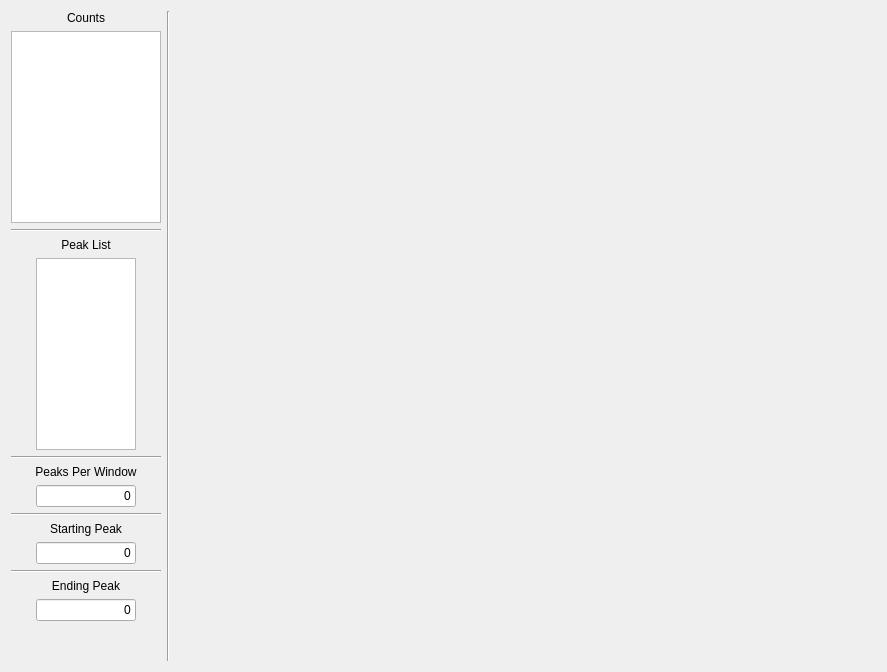
            <widget class="QWidget" name="subtab_peakdisplay">
             <attribute name="title">
              <string>Peak Display</string>
             </attribute>
             <layout class="QHBoxLayout" name="horizontalLayout_33">
              <item>
               <layout class="QVBoxLayout" name="verticalLayout_10">
                <item>
                 <widget class="QLabel" name="label_files_2">
                  <property name="sizePolicy">
                   <sizepolicy hsizetype="Preferred" vsizetype="Fixed">
                    <horstretch>0</horstretch>
                    <verstretch>0</verstretch>
                   </sizepolicy>
                  </property>
                  <property name="layoutDirection">
                   <enum>Qt::LeftToRight</enum>
                  </property>
                  <property name="text">
                   <string>Counts</string>
                  </property>
                  <property name="alignment">
                   <set>Qt::AlignCenter</set>
                  </property>
                 </widget>
                </item>
                <item>
                 <layout class="QHBoxLayout" name="horizontalLayout_counts">
                  <property name="spacing">
                   <number>7</number>
                  </property>
                  <item>
                   <widget class="QListView" name="listView_scattercounts">
                    <property name="sizePolicy">
                     <sizepolicy hsizetype="Maximum" vsizetype="Maximum">
                      <horstretch>0</horstretch>
                      <verstretch>0</verstretch>
                     </sizepolicy>
                    </property>
                    <property name="minimumSize">
                     <size>
                      <width>150</width>
                      <height>150</height>
                     </size>
                    </property>
                    <property name="maximumSize">
                     <size>
                      <width>150</width>
                      <height>200</height>
                     </size>
                    </property>
                   </widget>
                  </item>
                 </layout>
                </item>
                <item>
                 <widget class="Line" name="line_19">
                  <property name="orientation">
                   <enum>Qt::Horizontal</enum>
                  </property>
                 </widget>
                </item>
                <item>
                 <layout class="QVBoxLayout" name="verticalLayout_11">
                  <item>
                   <widget class="QLabel" name="label_files_3">
                    <property name="sizePolicy">
                     <sizepolicy hsizetype="Preferred" vsizetype="Fixed">
                      <horstretch>0</horstretch>
                      <verstretch>0</verstretch>
                     </sizepolicy>
                    </property>
                    <property name="layoutDirection">
                     <enum>Qt::LeftToRight</enum>
                    </property>
                    <property name="text">
                     <string>Peak List</string>
                    </property>
                    <property name="alignment">
                     <set>Qt::AlignCenter</set>
                    </property>
                   </widget>
                  </item>
                  <item>
                   <layout class="QHBoxLayout" name="horizontalLayout_peaklist">
                    <item>
                     <widget class="QListView" name="listView_scatterpeaklist">
                      <property name="enabled">
                       <bool>true</bool>
                      </property>
                      <property name="sizePolicy">
                       <sizepolicy hsizetype="Maximum" vsizetype="Maximum">
                        <horstretch>0</horstretch>
                        <verstretch>0</verstretch>
                       </sizepolicy>
                      </property>
                      <property name="minimumSize">
                       <size>
                        <width>0</width>
                        <height>0</height>
                       </size>
                      </property>
                      <property name="maximumSize">
                       <size>
                        <width>100</width>
                        <height>200</height>
                       </size>
                      </property>
                      <property name="layoutDirection">
                       <enum>Qt::LeftToRight</enum>
                      </property>
                     </widget>
                    </item>
                   </layout>
                  </item>
                  <item>
                   <widget class="Line" name="line_25">
                    <property name="orientation">
                     <enum>Qt::Horizontal</enum>
                    </property>
                   </widget>
                  </item>
                  <item>
                   <widget class="QLabel" name="label_files_4">
                    <property name="sizePolicy">
                     <sizepolicy hsizetype="Preferred" vsizetype="Fixed">
                      <horstretch>0</horstretch>
                      <verstretch>0</verstretch>
                     </sizepolicy>
                    </property>
                    <property name="layoutDirection">
                     <enum>Qt::LeftToRight</enum>
                    </property>
                    <property name="text">
                     <string>Peaks Per Window</string>
                    </property>
                    <property name="alignment">
                     <set>Qt::AlignCenter</set>
                    </property>
                   </widget>
                  </item>
                  <item>
                   <layout class="QHBoxLayout" name="horizontalLayout_peaksperwindow">
                    <item>
                     <widget class="QLineEdit" name="lineEdit_scatterpeaksperwindow">
                      <property name="sizePolicy">
                       <sizepolicy hsizetype="Fixed" vsizetype="Fixed">
                        <horstretch>0</horstretch>
                        <verstretch>0</verstretch>
                       </sizepolicy>
                      </property>
                      <property name="minimumSize">
                       <size>
                        <width>50</width>
                        <height>0</height>
                       </size>
                      </property>
                      <property name="maximumSize">
                       <size>
                        <width>100</width>
                        <height>16777215</height>
                       </size>
                      </property>
                      <property name="layoutDirection">
                       <enum>Qt::LeftToRight</enum>
                      </property>
                      <property name="text">
                       <string>0</string>
                      </property>
                      <property name="alignment">
                       <set>Qt::AlignRight|Qt::AlignTrailing|Qt::AlignVCenter</set>
                      </property>
                     </widget>
                    </item>
                   </layout>
                  </item>
                  <item>
                   <widget class="Line" name="line_20">
                    <property name="orientation">
                     <enum>Qt::Horizontal</enum>
                    </property>
                   </widget>
                  </item>
                  <item>
                   <widget class="QLabel" name="label_files_5">
                    <property name="sizePolicy">
                     <sizepolicy hsizetype="Preferred" vsizetype="Fixed">
                      <horstretch>0</horstretch>
                      <verstretch>0</verstretch>
                     </sizepolicy>
                    </property>
                    <property name="layoutDirection">
                     <enum>Qt::LeftToRight</enum>
                    </property>
                    <property name="text">
                     <string>Starting Peak</string>
                    </property>
                    <property name="alignment">
                     <set>Qt::AlignCenter</set>
                    </property>
                   </widget>
                  </item>
                  <item>
                   <layout class="QHBoxLayout" name="horizontalLayout_startingpeak">
                    <item>
                     <widget class="QLineEdit" name="lineEdit_scatterstartingpeak">
                      <property name="sizePolicy">
                       <sizepolicy hsizetype="Maximum" vsizetype="Fixed">
                        <horstretch>0</horstretch>
                        <verstretch>0</verstretch>
                       </sizepolicy>
                      </property>
                      <property name="maximumSize">
                       <size>
                        <width>100</width>
                        <height>16777215</height>
                       </size>
                      </property>
                      <property name="text">
                       <string>0</string>
                      </property>
                      <property name="alignment">
                       <set>Qt::AlignRight|Qt::AlignTrailing|Qt::AlignVCenter</set>
                      </property>
                     </widget>
                    </item>
                   </layout>
                  </item>
                  <item>
                   <widget class="Line" name="line_24">
                    <property name="orientation">
                     <enum>Qt::Horizontal</enum>
                    </property>
                   </widget>
                  </item>
                  <item>
                   <widget class="QLabel" name="label_files_6">
                    <property name="sizePolicy">
                     <sizepolicy hsizetype="Preferred" vsizetype="Fixed">
                      <horstretch>0</horstretch>
                      <verstretch>0</verstretch>
                     </sizepolicy>
                    </property>
                    <property name="layoutDirection">
                     <enum>Qt::LeftToRight</enum>
                    </property>
                    <property name="text">
                     <string>Ending Peak</string>
                    </property>
                    <property name="alignment">
                     <set>Qt::AlignCenter</set>
                    </property>
                   </widget>
                  </item>
                  <item>
                   <layout class="QHBoxLayout" name="horizontalLayout_endingpeak">
                    <item>
                     <widget class="QLineEdit" name="lineEdit_scatterendingpeak">
                      <property name="sizePolicy">
                       <sizepolicy hsizetype="Maximum" vsizetype="Fixed">
                        <horstretch>0</horstretch>
                        <verstretch>0</verstretch>
                       </sizepolicy>
                      </property>
                      <property name="maximumSize">
                       <size>
                        <width>100</width>
                        <height>16777215</height>
                       </size>
                      </property>
                      <property name="text">
                       <string>0</string>
                      </property>
                      <property name="alignment">
                       <set>Qt::AlignRight|Qt::AlignTrailing|Qt::AlignVCenter</set>
                      </property>
                     </widget>
                    </item>
                   </layout>
                  </item>
                  <item>
                   <spacer name="verticalSpacer_3">
                    <property name="orientation">
                     <enum>Qt::Vertical</enum>
                    </property>
                    <property name="sizeHint" stdset="0">
                     <size>
                      <width>20</width>
                      <height>40</height>
                     </size>
                    </property>
                   </spacer>
                  </item>
                 </layout>
                </item>
               </layout>
              </item>
              <item>
               <widget class="Line" name="line_18">
                <property name="orientation">
                 <enum>Qt::Vertical</enum>
                </property>
               </widget>
              </item>
              <item>
               <widget class="QWidget" name="widget_scatterpeakdisplay" native="true">
                <property name="sizePolicy">
                 <sizepolicy hsizetype="MinimumExpanding" vsizetype="Expanding">
                  <horstretch>0</horstretch>
                  <verstretch>0</verstretch>
                 </sizepolicy>
                </property>
                <property name="minimumSize">
                 <size>
                  <width>700</width>
                  <height>499</height>
                 </size>
                </property>
               </widget>
              </item>
             </layout>
            </widget>
